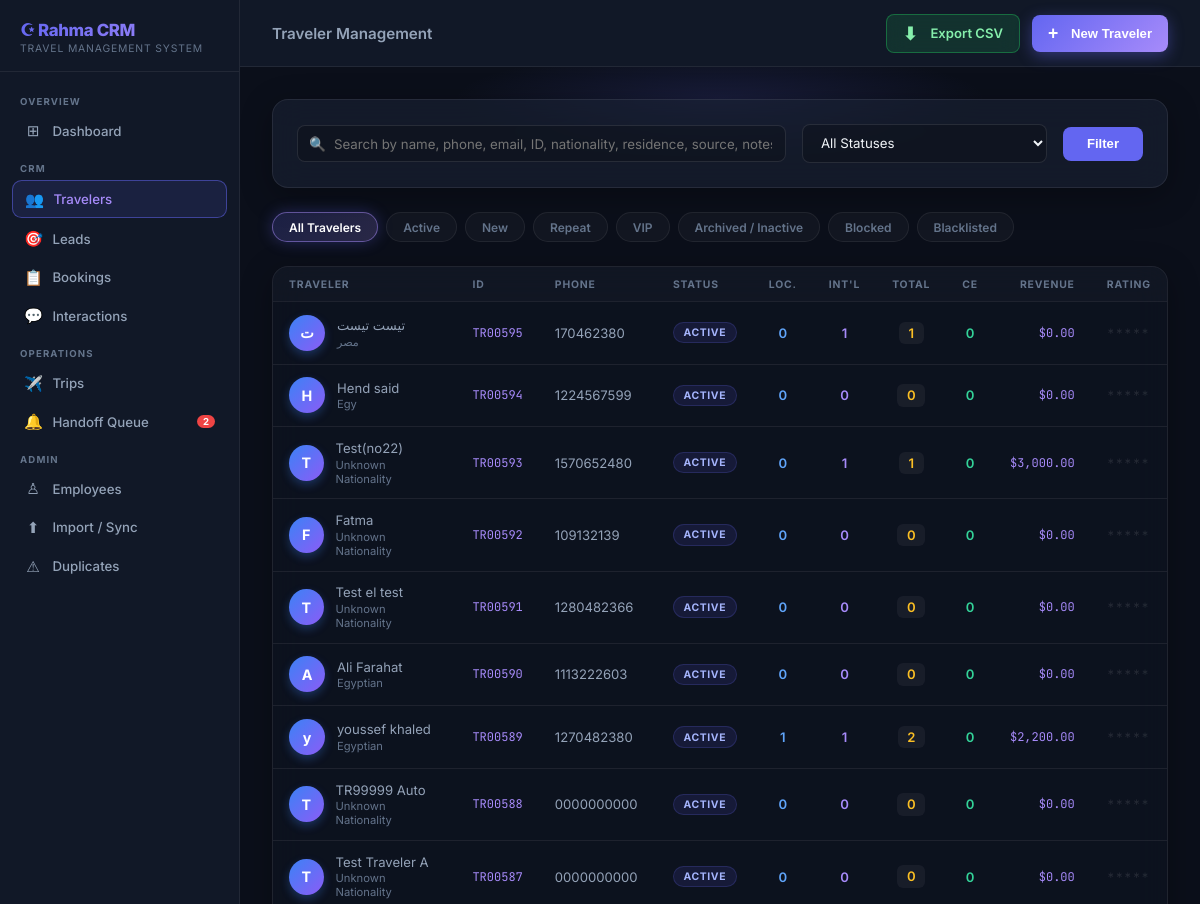
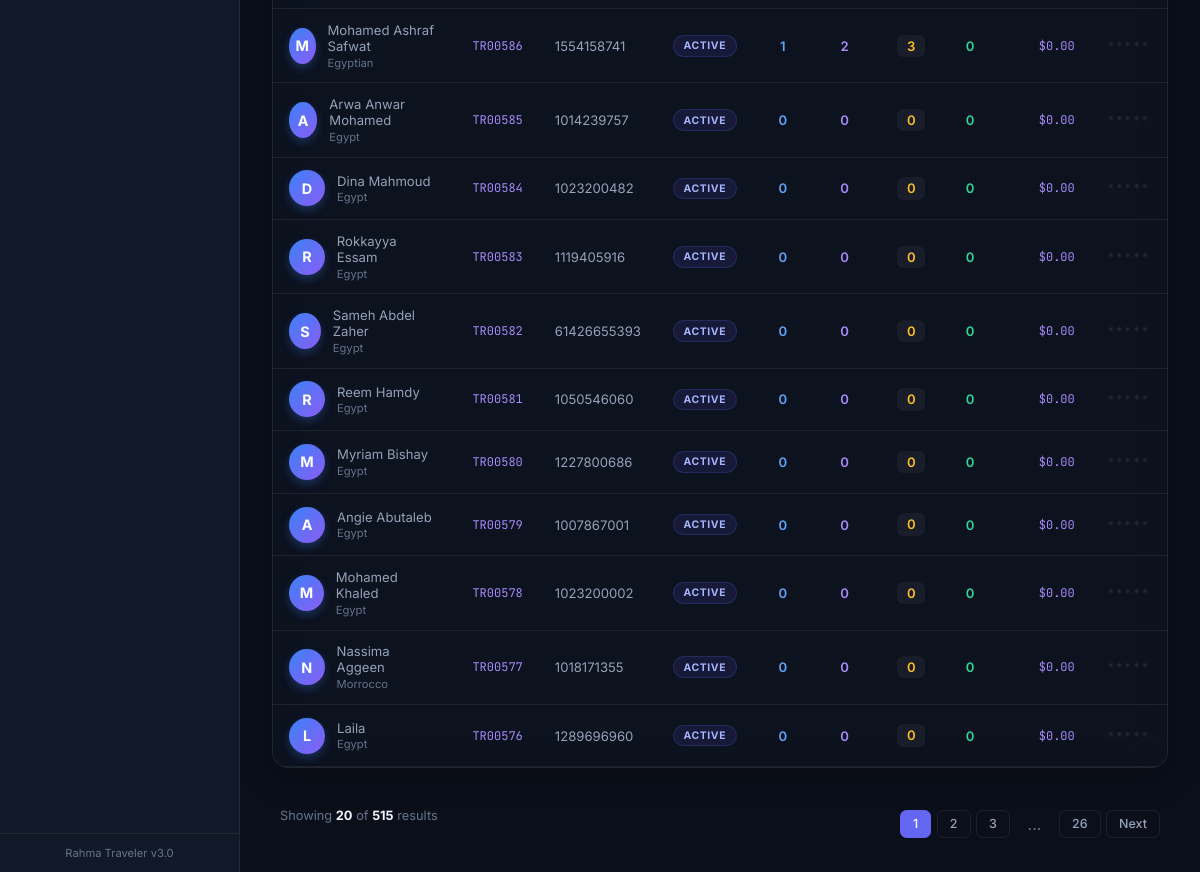
/travelers/, run on the app's committed database (2 pictures, top to bottom).
### app/models/traveler.py (models this page shows, shortened)
class Traveler(db.Model):
    __tablename__ = 'travelers'
    traveler_id = db.Column(db.String(20), primary_key=True) # TR001 format
    status = db.Column(db.String(50))
    full_name = db.Column(db.String(200), nullable=False)
    first_name = db.Column(db.String(100))
    last_name = db.Column(db.String(100))
    birthday = db.Column(db.Date)
    gender = db.Column(db.String(20))
    nationality = db.Column(db.String(100))
    phone_code = db.Column(db.String(10))
    whatsapp_raw = db.Column(db.String(50))
    email = db.Column(db.String(150))
    community_whatsapp = db.Column(db.String(100))
    residence = db.Column(db.String(150))
    local_trips_count = db.Column(db.Integer, default=0)
    international_trips_count = db.Column(db.Integer, default=0)
    total_trips = db.Column(db.Integer, default=0)
    community_events_count = db.Column(db.Integer, default=0)
    lifetime_revenue = db.Column(db.Float, default=0.0)
    notes = db.Column(db.Text)
    introduce_yourself = db.Column(db.Text)
    emergency_contact = db.Column(db.String(200))
    emergency_phone = db.Column(db.String(50))
    medical_notes = db.Column(db.Text)
    room_preference = db.Column(db.String(100))
    rating = db.Column(db.Float) # 1-5
    integrated_whatsapp = db.Column(db.String(50))
    normalized_whatsapp = db.Column(db.String(50))
    phone_lookup_key = db.Column(db.String(50))
    lead_source = db.Column(db.String(100))
    created_at = db.Column(db.DateTime, default=_utc_now)
    last_contacted_at = db.Column(db.DateTime)
    agent_notes = db.Column(db.Text)
    data_audit = db.Column(db.Text)
    primary_language = db.Column(db.String(20))
    current_flow_key = db.Column(db.String(100))
    current_step = db.Column(db.String(100))
    last_lead_id = db.Column(db.String(50))
    last_booking_id = db.Column(db.String(50))
    passport_name = db.Column(db.String(200))
    passport_number = db.Column(db.String(50))
    passport_expiry = db.Column(db.Date)
    passport_nationality = db.Column(db.String(100))
    passport_attachment_ref = db.Column(db.String(300))
    documents = db.relationship('TravelerDocument', backref='traveler_record', lazy=True, cascade='all, delete-orphan')
    trip_bookings = db.relationship('TripBooking', backref='traveler', lazy=True)
    ce_bookings = db.relationship('CEBooking', backref='traveler', lazy=True)
    leads = db.relationship('Lead', backref='traveler', lazy=True)
    interactions = db.relationship('Interaction', backref='traveler', lazy=True)

### app/routes/travelers.py (the view)
@travelers_bp.route('/')
def index():
    q = request.args.get('q', '').strip()
    status = request.args.get('status', '')
    nationality = request.args.get('nationality', '')
    page = request.args.get('page', 1, type=int)
    per_page = 20
    query = _apply_traveler_filters(Traveler.query, q, status, nationality)
    pagination = query.order_by(Traveler.created_at.desc()).paginate(page=page, per_page=per_page, error_out=False)
    travelers = pagination.items
    statuses = db.session.query(Traveler.status).distinct().all()
    nationalities = db.session.query(Traveler.nationality).distinct().all()
    return render_template('travelers/index.html',
                           travelers=travelers,
                           pagination=pagination,
                           total_count=pagination.total,
                           statuses=[s[0] for s in statuses if s[0]],
                           nationalities=[n[0] for n in nationalities if n[0]],
                           q=q,
                           current_status=status,
                           current_nationality=nationality)

### app/templates/travelers/index.html (shortened to what this page needs)
{% extends "base.html" %}
{% block topbar_title %}Traveler Management{% endblock %}
{% block topbar_actions %}
<a href="{{ url_for('travelers.export', q=q, status=current_status, nationality=current_nationality) }}" class="btn btn-success" style="background: rgba(34, 197, 94, 0.15); border-color: rgba(34, 197, 94, 0.4); border-radius: 8px; backdrop-filter: blur(10px);">
    <span style="font-size: 1.1rem; margin-right: 0.4rem;">⬇</span> Export CSV
</a>
<button onclick="document.getElementById('createModal').classList.add('open')" class="btn btn-primary" style="background: linear-gradient(135deg, var(--accent), var(--accent-2)); border: none; box-shadow: 0 4px 15px rgba(99, 102, 241, 0.4); border-radius: 8px; transform: scale(1); transition: all 0.3s ease;">
    <span style="font-size: 1.1rem; margin-right: 0.4rem;">+</span> New Traveler
</button>
{% endblock %}
{% block content %}
<div style="position: relative; z-index: 1;">
    <div class="header-glow"></div>
    <form method="GET" action="{{ url_for('travelers.index') }}" class="glass-card filter-section">
        <div class="search-input-wrap" style="flex: 2; min-width: 250px;">
            <span class="search-icon">🔍</span>
            <input type="text" name="q" value="{{ q }}" placeholder="Search by name, phone, email, ID, nationality, residence, source, notes..." class="form-input" style="background: rgba(0,0,0,0.2); border-color: rgba(255,255,255,0.1);">
        </div>
        <div style="flex: 1; min-width: 150px;">
            <select name="status" class="form-select" style="background: rgba(0,0,0,0.2); border-color: rgba(255,255,255,0.1);">
                <option value="">All Statuses</option>
            </select>
        </div>
        <button type="submit" class="btn btn-primary" style="padding: 0.6rem 1.5rem;">Filter</button>
    </form>
    <div class="status-pills">
        <a href="{{ url_for('travelers.index', q=q) }}" class="status-pill {% if not current_status %}active{% endif %}">
            All Travelers
        </a>
        {% for value, label in [('Active', 'Active'), ('New', 'New'), ('Repeat', 'Repeat'), ('VIP', 'VIP'), ('Archived', 'Archived / Inactive'), ('Blocked', 'Blocked'), ('Blacklisted', 'Blacklisted')] %}
        <a href="{{ url_for('travelers.index', q=q, status=value) }}" class="status-pill {% if current_status == value %}active{% endif %}">
            {{ label }}
        </a>
        {% endfor %}
    </div>
    <div class="glass-card data-table-container">
        <table class="data-table">
            <thead>
                <tr>
                    <th>Traveler</th>
                    <th>ID</th>
                    <th>Phone</th>
                    <th>Status</th>
                    <th style="text-align: center;" title="Local Trips">Loc.</th>
                    <th style="text-align: center;" title="International Trips">Int'l</th>
                    <th style="text-align: center;" title="Total Trips">Total</th>
                    <th style="text-align: center;" title="Community Events">CE</th>
                    <th style="text-align: right;">Revenue</th>
                    <th style="text-align: center;">Rating</th>
                </tr>
            </thead>
            <tbody>
                {% for traveler in travelers %}
                <tr onclick="window.location.href='{{ url_for('travelers.detail', traveler_id=traveler.traveler_id) }}'">
                    <td>
                        <div style="display: flex; align-items: center;">
                            <div class="avatar-circle">
                                {{ traveler.full_name[:1] if traveler.full_name else '?' }}
                            </div>
                            <div>
                                <div class="primary">{{ traveler.full_name }}</div>
                                <div style="font-size: 0.7rem; color: var(--text-muted); margin-top: 0.1rem;">
                                    {{ traveler.nationality or 'Unknown Nationality' }}
                                </div>
                            </div>
                        </div>
                    </td>
                    <td class="mono">{{ traveler.traveler_id }}</td>
                    <td>{{ traveler.whatsapp_raw or traveler.normalized_whatsapp or '-' }}</td>
                    <td>
                        <span class="badge
                            {% if traveler.status == 'VIP' %}badge-purple
                            {% elif traveler.status == 'Repeat' %}badge-green
                            {% elif traveler.status in ['Inactive', 'Archived', 'Blocked', 'Blacklisted'] %}badge-red
                            {% else %}badge-blue{% endif %}">
                            {{ traveler.status }}
                        </span>
                    </td>
                    <td style="text-align: center;">
                        <span style="color: #60a5fa; font-weight: 600;">{{ traveler.local_trips_count or 0 }}</span>
                    </td>
                    <td style="text-align: center;">
                        <span style="color: #a78bfa; font-weight: 600;">{{ traveler.international_trips_count or 0 }}</span>
                    </td>
                    <td style="text-align: center;">
                        <span style="background: rgba(255,255,255,0.05); padding: 0.2rem 0.6rem; border-radius: 6px; font-weight: 600; color: #fbbf24;">
                            {{ traveler.total_trips or 0 }}
                        </span>
                    </td>
                    <td style="text-align: center;">
                        <span style="color: #34d399; font-weight: 600;">{{ traveler.community_events_count or 0 }}</span>
                    </td>
                    <td style="text-align: right;" class="mono">${{ "{:,.2f}".format(traveler.lifetime_revenue or 0) }}</td>
                    <td style="text-align: center;">
                        <div class="stat-stars">
                            {% if traveler.rating %}
                                {{ "*" * traveler.rating|int }}<span class="empty-stars">{{ "*" * (5 - traveler.rating|int) }}</span>
                            {% else %}
                                <span class="empty-stars">*****</span>
                            {% endif %}
                        </div>
                    </td>
                </tr>
                {% endfor %}
            </tbody>
        </table>
    </div>
    <div style="display: flex; justify-content: space-between; align-items: center; margin-top: 1.5rem; padding: 0 0.5rem;">
        <div style="font-size: 0.8rem; color: var(--text-muted);">
            Showing <strong style="color: var(--text-main);">{{ travelers|length }}</strong> of <strong style="color: var(--text-main);">{{ total_count }}</strong> results
        </div>
        <div class="pagination">
            {% for page_num in pagination.iter_pages(left_edge=1, right_edge=1, left_current=2, right_current=2) %}
                {% if page_num %}
                    <a href="{{ url_for('travelers.index', page=page_num, q=q, status=current_status) }}" class="page-btn {% if page_num == pagination.page %}active{% endif %}">
                        {{ page_num }}
                    </a>
                {% else %}
                    <span style="padding: 0.35rem 0.75rem; color: var(--text-muted);">...</span>
                {% endif %}
            {% endfor %}
            {% if pagination.has_next %}
            <a href="{{ url_for('travelers.index', page=pagination.next_num, q=q, status=current_status) }}" class="page-btn">Next</a>
            {% endif %}
        </div>
    </div>
</div>
{% endblock %}

### app/templates/base.html (shortened to what this page needs)
<!DOCTYPE html>
<html lang="en">
<head>
</head>
<body>
<div class="app-layout">
    <nav class="sidebar">
        <div class="sidebar-brand">
            <div class="logo-text">☪ Rahma CRM</div>
            <div class="logo-sub">Travel Management System</div>
        </div>
        <div class="sidebar-nav">
            <div class="nav-section-label">Overview</div>
            <a href="{{ url_for('admin.dashboard') }}" class="nav-link {% if request.endpoint == 'admin.dashboard' %}active{% endif %}">
                <span class="nav-icon">⊞</span> Dashboard
            </a>
            <div class="nav-section-label">CRM</div>
            <a href="{{ url_for('travelers.index') }}" class="nav-link {% if request.blueprint == 'travelers' %}active{% endif %}">
                <span class="nav-icon">👥</span> Travelers
            </a>
            <a href="{{ url_for('leads.index') }}" class="nav-link {% if request.blueprint == 'leads' %}active{% endif %}">
                <span class="nav-icon">🎯</span> Leads
            </a>
            <a href="{{ url_for('bookings.index') }}" class="nav-link {% if request.blueprint == 'bookings' %}active{% endif %}">
                <span class="nav-icon">📋</span> Bookings
            </a>
            <a href="{{ url_for('interactions.index') }}" class="nav-link {% if request.blueprint == 'interactions' %}active{% endif %}">
                <span class="nav-icon">💬</span> Interactions
            </a>
            <div class="nav-section-label">Operations</div>
            <a href="{{ url_for('trips.index') }}" class="nav-link {% if request.blueprint == 'trips' %}active{% endif %}">
                <span class="nav-icon">✈️</span> Trips
            </a>
            <a href="{{ url_for('handoffs.index') }}" class="nav-link {% if request.blueprint == 'handoffs' %}active{% endif %}">
                <span class="nav-icon">🔔</span> Handoff Queue
                <span class="nav-badge" id="sidebar-handoff-badge" style="display:none">0</span>
            </a>
            <div class="nav-section-label">Admin</div>
            <a href="{{ url_for('admin.users') }}" class="nav-link {% if request.endpoint == 'admin.users' %}active{% endif %}">
                <span class="nav-icon">♙</span> Employees
            </a>
            <a href="{{ url_for('admin.import_data') }}" class="nav-link {% if request.endpoint == 'admin.import_data' %}active{% endif %}">
                <span class="nav-icon">⬆</span> Import / Sync
            </a>
            <a href="{{ url_for('admin.duplicates') }}" class="nav-link {% if request.endpoint == 'admin.duplicates' %}active{% endif %}">
                <span class="nav-icon">⚠</span> Duplicates
            </a>
        </div>
        <div class="sidebar-footer">Rahma Traveler v3.0</div>
    </nav>
    <div class="main-content">
        <div class="topbar">
            <span class="topbar-title">{% block topbar_title %}{% endblock %}</span>
            <div class="topbar-actions">{% block topbar_actions %}{% endblock %}</div>
        </div>
        <div class="page-body">
            {% block content %}{% endblock %}
        </div>
    </div>
</div>
</body>
</html>

### data on the page
Traveler: full_name "ت", full_name "تيست تيست", nationality "مصر", traveler_id "TR00595", whatsapp_raw "170462380", status "ACTIVE", local_trips_count "0", international_trips_count "1", total_trips "1", community_events_count "0", lifetime_revenue "0.00"
Traveler: full_name "H", full_name "Hend said", nationality "Egy", traveler_id "TR00594", whatsapp_raw "1224567599", status "ACTIVE", local_trips_count "0", international_trips_count "0", total_trips "0", community_events_count "0", lifetime_revenue "0.00"
Traveler: full_name "T", full_name "Test(no22)", nationality "Unknown Nationality", traveler_id "TR00593", whatsapp_raw "1570652480", status "ACTIVE", local_trips_count "0", international_trips_count "1", total_trips "1", community_events_count "0", lifetime_revenue "3,000.00"
Traveler: full_name "F", full_name "Fatma", nationality "Unknown Nationality", traveler_id "TR00592", whatsapp_raw "109132139", status "ACTIVE", local_trips_count "0", international_trips_count "0", total_trips "0", community_events_count "0", lifetime_revenue "0.00"
Traveler: full_name "T", full_name "Test el test", nationality "Unknown Nationality", traveler_id "TR00591", whatsapp_raw "1280482366", status "ACTIVE", local_trips_count "0", international_trips_count "0", total_trips "0", community_events_count "0", lifetime_revenue "0.00"
Traveler: full_name "A", full_name "Ali Farahat", nationality "Egyptian", traveler_id "TR00590", whatsapp_raw "1113222603", status "ACTIVE", local_trips_count "0", international_trips_count "0", total_trips "0", community_events_count "0", lifetime_revenue "0.00"
Traveler: full_name "y", full_name "youssef khaled", nationality "Egyptian", traveler_id "TR00589", whatsapp_raw "1270482380", status "ACTIVE", local_trips_count "1", international_trips_count "1", total_trips "2", community_events_count "0", lifetime_revenue "2,200.00"
Traveler: full_name "T", full_name "TR99999 Auto", nationality "Unknown Nationality", traveler_id "TR00588", whatsapp_raw "0000000000", status "ACTIVE", local_trips_count "0", international_trips_count "0", total_trips "0", community_events_count "0", lifetime_revenue "0.00"
Traveler: full_name "T", full_name "Test Traveler A", nationality "Unknown Nationality", traveler_id "TR00587", whatsapp_raw "0000000000", status "ACTIVE", local_trips_count "0", international_trips_count "0", total_trips "0", community_events_count "0", lifetime_revenue "0.00"
Traveler: full_name "M", full_name "Mohamed Ashraf Safwat", nationality "Egyptian", traveler_id "TR00586", whatsapp_raw "1554158741", status "ACTIVE", local_trips_count "1", international_trips_count "2", total_trips "3", community_events_count "0", lifetime_revenue "0.00"
Traveler: full_name "A", full_name "Arwa Anwar Mohamed", nationality "Egypt", traveler_id "TR00585", whatsapp_raw "1014239757", status "ACTIVE", local_trips_count "0", international_trips_count "0", total_trips "0", community_events_count "0", lifetime_revenue "0.00"
Traveler: full_name "D", full_name "Dina Mahmoud", nationality "Egypt", traveler_id "TR00584", whatsapp_raw "1023200482", status "ACTIVE", local_trips_count "0", international_trips_count "0", total_trips "0", community_events_count "0", lifetime_revenue "0.00"
Traveler: full_name "R", full_name "Rokkayya Essam", nationality "Egypt", traveler_id "TR00583", whatsapp_raw "1119405916", status "ACTIVE", local_trips_count "0", international_trips_count "0", total_trips "0", community_events_count "0", lifetime_revenue "0.00"
Traveler: full_name "S", full_name "Sameh Abdel Zaher", nationality "Egypt", traveler_id "TR00582", whatsapp_raw "61426655393", status "ACTIVE", local_trips_count "0", international_trips_count "0", total_trips "0", community_events_count "0", lifetime_revenue "0.00"
Traveler: full_name "R", full_name "Reem Hamdy", nationality "Egypt", traveler_id "TR00581", whatsapp_raw "1050546060", status "ACTIVE", local_trips_count "0", international_trips_count "0", total_trips "0", community_events_count "0", lifetime_revenue "0.00"
Traveler: full_name "M", full_name "Myriam Bishay", nationality "Egypt", traveler_id "TR00580", whatsapp_raw "1227800686", status "ACTIVE", local_trips_count "0", international_trips_count "0", total_trips "0", community_events_count "0", lifetime_revenue "0.00"
Traveler: full_name "A", full_name "Angie Abutaleb", nationality "Egypt", traveler_id "TR00579", whatsapp_raw "1007867001", status "ACTIVE", local_trips_count "0", international_trips_count "0", total_trips "0", community_events_count "0", lifetime_revenue "0.00"
Traveler: full_name "M", full_name "Mohamed Khaled", nationality "Egypt", traveler_id "TR00578", whatsapp_raw "1023200002", status "ACTIVE", local_trips_count "0", international_trips_count "0", total_trips "0", community_events_count "0", lifetime_revenue "0.00"
Traveler: full_name "N", full_name "Nassima Aggeen", nationality "Morrocco", traveler_id "TR00577", whatsapp_raw "1018171355", status "ACTIVE", local_trips_count "0", international_trips_count "0", total_trips "0", community_events_count "0", lifetime_revenue "0.00"
Traveler: full_name "L", full_name "Laila", nationality "Egypt", traveler_id "TR00576", whatsapp_raw "1289696960", status "ACTIVE", local_trips_count "0", international_trips_count "0", total_trips "0", community_events_count "0", lifetime_revenue "0.00"

### other printed values
{{ label }} "Active" "New" "Repeat" "VIP" "Archived / Inactive" "Blocked" "Blacklisted"
{{ travelers|length }} "20"
{{ total_count }} "515"
{{ page_num }} "1" "2" "3" "26"
